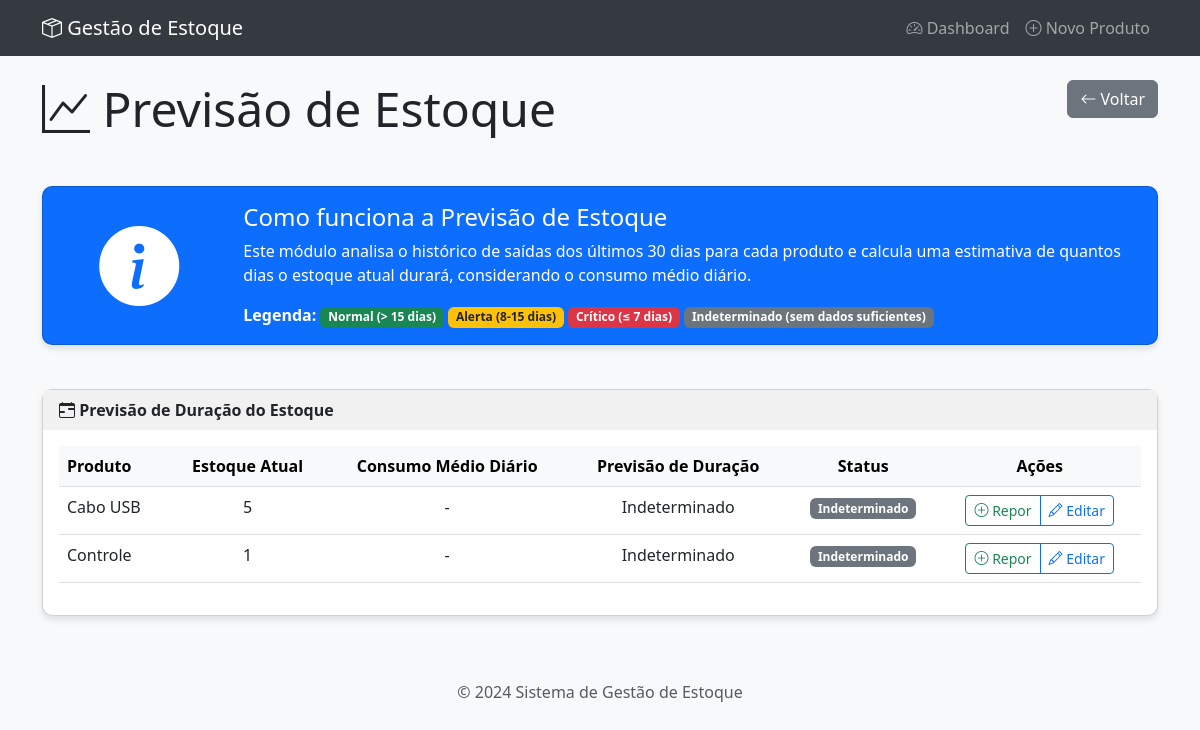
The app's page /previsao/, older data.
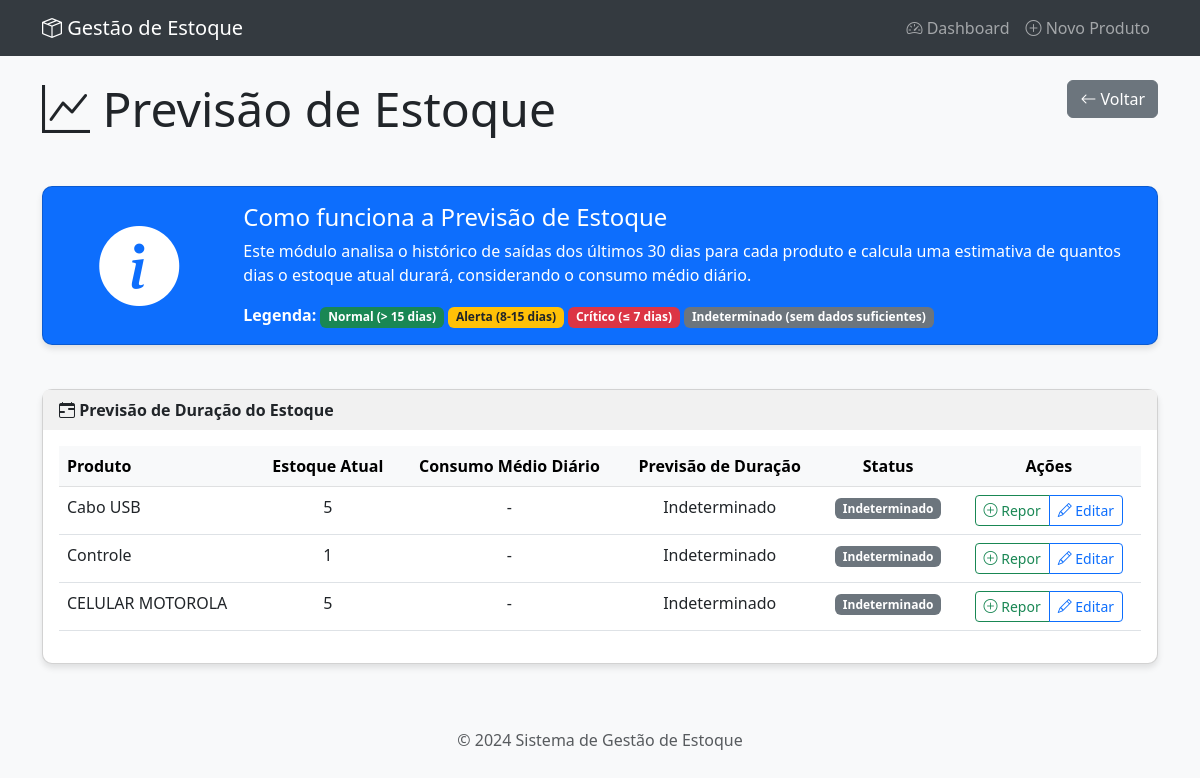
The same page, newer data.
### produtos/models.py (models this page shows, shortened)
class Produto(models.Model):
    TIPO_CHOICES = (
        ('novo', 'Novo'),
        ('usado', 'Usado'),
    )
    nome = models.CharField(max_length=100)
    descricao = models.TextField()
    quantidade = models.IntegerField(default=0)
    data_cadastro = models.DateTimeField(auto_now_add=True)
    data_atualizacao = models.DateTimeField(auto_now=True)
    estoque_minimo = models.IntegerField(null=True, blank=True, help_text="Quantidade mínima para produtos novos antes de gerar alerta")
    tipo = models.CharField(max_length=10, choices=TIPO_CHOICES, default='novo')
    def dias_ate_acabar(self):
        ultimos_30_dias = timezone.now() - timedelta(days=30)
        transacoes = Transacao.objects.filter(
            produto=self,
            data__gte=ultimos_30_dias,
            tipo='saida'
        ).aggregate(total_saidas=Sum('quantidade'))
        total_saidas = transacoes['total_saidas'] or 0
        if total_saidas == 0:
            return None  # Sem dados suficientes ou sem consumo
        media_diaria = total_saidas / 30
        if media_diaria <= 0:
            return None  # Evita divisão por zero
        return round(self.quantidade / media_diaria)

### produtos/views.py (the view)
# urls.py: path('previsao/', views.previsao_estoque, name='previsao_estoque'),
def previsao_estoque(request):
    produtos = Produto.objects.filter(tipo='novo') # Previsão só faz sentido para novos?
    previsoes = []
    for produto in produtos:
        dias = produto.dias_ate_acabar()
        previsao, created = PrevisaoEstoque.objects.get_or_create(produto=produto)
        if dias is not None:
            previsao.dias_estimados = dias
            ultimos_30_dias = timezone.now() - timedelta(days=30)
            transacoes_saida = Transacao.objects.filter(
                produto=produto,
                data__gte=ultimos_30_dias,
                tipo='saida'
            ).aggregate(total_saidas=Sum('quantidade'))
            total_saidas = transacoes_saida['total_saidas'] or 0
            previsao.consumo_medio_diario = total_saidas / 30
            previsao.save()
        else:
            previsao.dias_estimados = None
            previsao.consumo_medio_diario = None
            previsao.save()
        status = 'indefinido'
        if dias is not None:
            if dias <= 7: status = 'critico'
            elif dias <= 15: status = 'alerta'
            else: status = 'normal'
        previsoes.append({
            'produto': produto,
            'dias': dias,
            'status': status
        })
    context = {
        'previsoes': previsoes,
        'titulo': 'Previsão de Estoque (Produtos Novos)'
    }
    return render(request, 'produtos/previsao_estoque.html', context)

### produtos/templates/produtos/previsao_estoque.html (shortened to what the changed rows need)
{% extends 'produtos/base.html' %}
{% block content %}
<div class="row mb-4">
    <div class="col-md-6">
        <h1 class="display-5 mb-4">
            <i class="bi bi-graph-up"></i> Previsão de Estoque
        </h1>
    </div>
</div>
<div class="card">
    <div class="card-body">
        {% if previsoes %}
            <div class="table-responsive">
                <table class="table table-hover">
                    <thead class="table-light">
                        <tr>
                            <th>Produto</th>
                            <th class="text-center">Estoque Atual</th>
                            <th class="text-center">Consumo Médio Diário</th>
                            <th class="text-center">Previsão de Duração</th>
                            <th class="text-center">Status</th>
                            <th class="text-center">Ações</th>
                        </tr>
                    </thead>
                    <tbody>
                        {% for previsao in previsoes %}
                            <tr>
                                <td>{{ previsao.produto.nome }}</td>
                                <td class="text-center">{{ previsao.produto.quantidade }}</td>
                                <td class="text-center">
                                    {% if previsao.dias %}
                                        {{ previsao.produto.quantidade|divisibleby:previsao.dias|floatformat:1 }} unid./dia
                                    {% else %}
                                        -
                                    {% endif %}
                                </td>
                                <td class="text-center">
                                    {% if previsao.dias %}
                                        {{ previsao.dias }} dias
                                    {% else %}
                                        Indeterminado
                                    {% endif %}
                                </td>
                                <td class="text-center">
                                    {% if previsao.status == 'normal' %}
                                        <span class="badge bg-success">Normal</span>
                                    {% elif previsao.status == 'alerta' %}
                                        <span class="badge bg-warning text-dark">Alerta</span>
                                    {% elif previsao.status == 'critico' %}
                                        <span class="badge bg-danger">Crítico</span>
                                    {% else %}
                                        <span class="badge bg-secondary">Indeterminado</span>
                                    {% endif %}
                                </td>
                                <td class="text-center">
                                    <div class="btn-group">
                                        <a href="{% url 'atualizar_estoque' previsao.produto.id %}" class="btn btn-sm btn-outline-success">
                                            <i class="bi bi-plus-circle"></i> Repor
                                        </a>
                                        <a href="{% url 'produto_update' previsao.produto.id %}" class="btn btn-sm btn-outline-primary">
                                            <i class="bi bi-pencil"></i> Editar
                                        </a>
                                    </div>
                                </td>
                            </tr>
                        {% endfor %}
                    </tbody>
                </table>
            </div>
        {% else %}
            <div class="alert alert-info">
                <i class="bi bi-info-circle"></i> Nenhum produto disponível para previsão.
            </div>
        {% endif %}
    </div>
</div>
{% endblock %}

Row changes from the older to the newer data that the page shows:
added Produto: produto.nome "CELULAR MOTOROLA", produto.quantidade "5"
